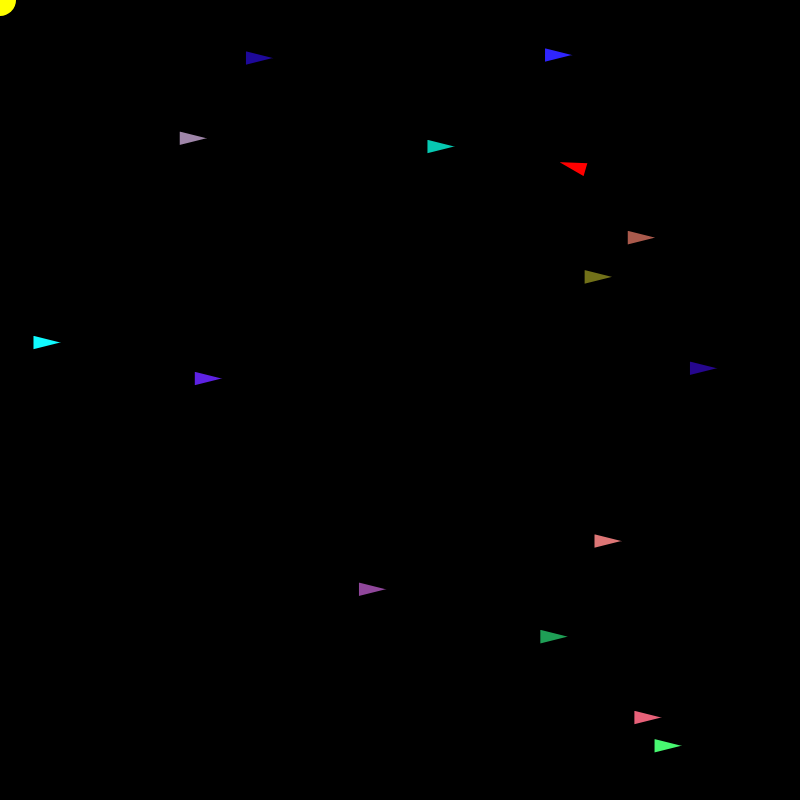
Frame 1 (no input)
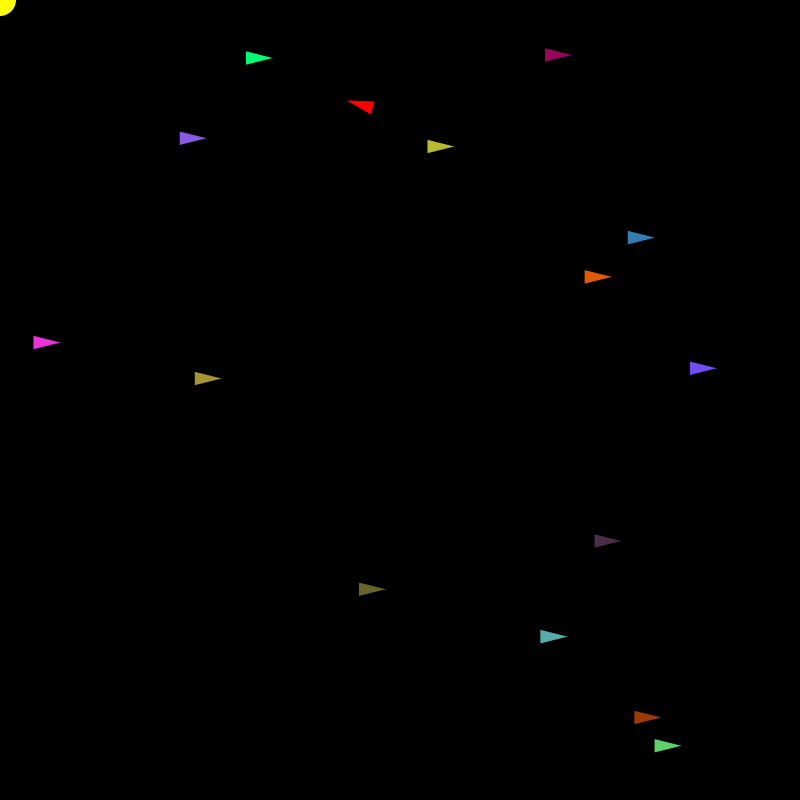
Frame 60 (no input)
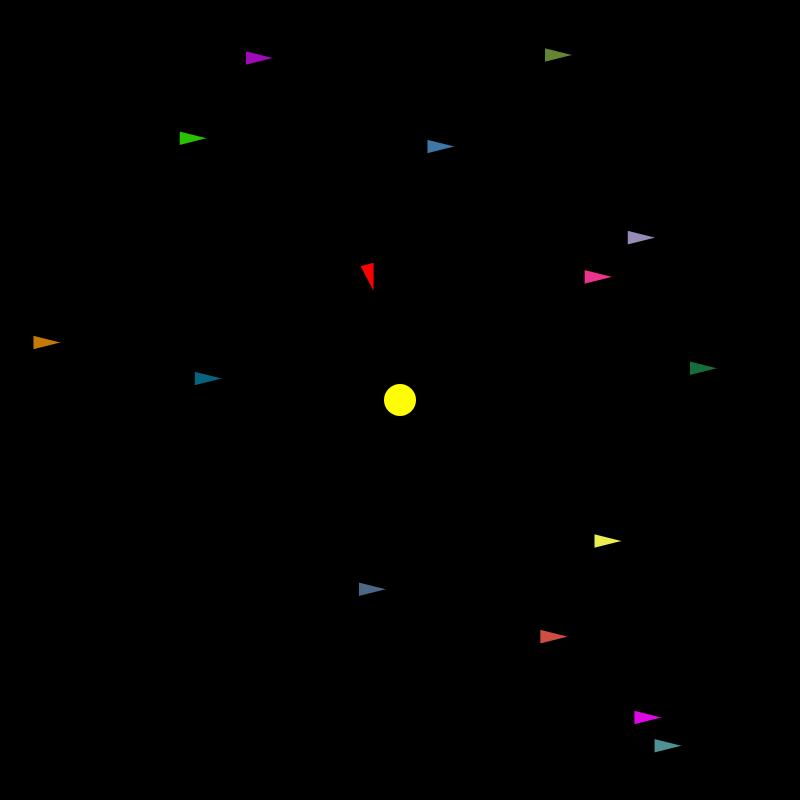
Frame 120 (the mouse pressed at the canvas centre since frame 60)

The p5.js sketch that drew these frames (run headless with seeded random() and noise() and a simulated clock; from frame 60 on, the mouse is pressed at the canvas centre):

// p5.js sketch
// ── sketch.js
let vehicle;
let vehicles=[];
let follow;
let value;
function setup() {
  createCanvas(800, 800);
  
  
 // Create multiple vehicles and add them to the array
 for (let i = 0; i <15; i++) {
  if(i==0){
    let v=new Vehicle(random(width), random(height),true);
    vehicles.push(v);
  }else{
    let v=new Vehicle(random(width), random(height),false);
    v.maxForce=3;
    vehicles.push(v);
  }
  
}
}

function draw() {
  // couleur pour effacer l'écran
  background(0);

  
  let target = createVector(mouseX, mouseY);

  fill(255, 255, 0);
  noStroke();
  ellipse(target.x, target.y, 32);
  
  for (let i = 0; i < vehicles.length; i++) {
    if(i==0){
  
    let steering = vehicles[i].arrive(target);
    vehicles[i].applyForce(steering);
    
    }else{
      if(value==1){
        let steering = vehicles[i].arrive(vehicles[i-1].pos);
        let separation=vehicles[i].separation(vehicles);
        separation.mult(0.2);
        
         vehicles[i].applyForce(separation);
        
         let v= vehicles[0].vel.copy();
           v.normalize();
           v.mult(-40);
           v.add(vehicles[0].pos);
           fill(255,255,0);
           circle(v.x,v.y,15);
           let s=vehicles[i].arrive(v);
           s.mult(0.6);
           vehicles[i].applyForce(s);
       }else if(value==2){
        let t=createVector(vehicles[i-1].pos.x, vehicles[i-1].pos.y);
       let v= vehicles[i-1].pos.copy();
        v.normalize();
        v.mult(-50);
        v.add(vehicles[i-1].pos);
        
        let s=vehicles[i].arrive(v);
        vehicles[i].applyForce(s);
       }else if(value==3){
        let alignment=vehicles[i].align(vehicles);
        alignment.mult(0.2);

         vehicles[i].applyForce(alignment);
        
         let v= vehicles[0].vel.copy();
           v.normalize();
           v.mult(-40);
           v.add(vehicles[0].pos);
           fill(255,255,0);
           circle(v.x,v.y,15);
           let s=vehicles[i].arrive(v);
           s.mult(0.6);
           vehicles[i].applyForce(s)
       }
      }
     
    vehicles[i].update();
    vehicles[i].show();
  }

 
}

function keyPressed() {
  if (keyCode === LEFT_ARROW) {
    value = 1;
  } else if (keyCode === RIGHT_ARROW) {
    value = 2;
  }else if (keyCode === UP_ARROW) {
    value = 3;
  }
}





// ── vehicle.js
class Vehicle {
  
  constructor(x, y,leader) {
    this.pos = createVector(x, y);
    this.vel = createVector(0, 0);
    this.acc = createVector(0, 0);
    this.maxSpeed = 4;
    this.maxForce = 0.4;
    this.r = 16;
    this.rayonZoneDeFreinage = 200;
    this.perceptionRadius=24;
    this.leader=leader;
    if (this.leader) {
      this.color = color("#FF0000"); // Set leader color
    } else {
      this.color = color(0,0,255);
    }
    
  }

  align(boids) {
    let perceptionRadius = 25;
    let steering = createVector();
    let total = 0;
    for (let other of boids) {
      let d = dist(this.pos.x, this.pos.y, other.pos.x, other.pos.y);
      if (other != this && d < perceptionRadius) {
        steering.add(other.vel);
        total++;
      }
    }
    if (total > 0) {
      steering.div(total);
      steering.setMag(this.maxSpeed);
      steering.sub(this.vel);
      steering.limit(this.maxForce);
    }
    return steering;
  }

  /*getBehindPosition() {
    // Calculate a vector in the opposite direction of the vehicle's heading
    let behindVector = p5.Vector.sub(this.pos, this.vel.copy().setMag(2));
    
    return createVector(behindVector.x, behindVector.y);
  }*/

  evade(vehicle) {
    let pursuit = this.pursue(vehicle);
    pursuit.mult(-1);
    return pursuit;
  }

  pursue(vehicle) {
    let target = vehicle.pos.copy();
    let prediction = vehicle.vel.copy();
    prediction.mult(10);
    target.add(prediction);
    fill(0, 255, 0);
    circle(target.x, target.y, 16);
    return this.seek(target);
  }

  arrive(target) {
    // 2nd argument true enables the arrival behavior
    return this.seek(target, true);

  }

  flee(target) {
    return this.seek(target).mult(-1);
  }

  seek(target, arrival = false) {
    let force = p5.Vector.sub(target, this.pos);
    let desiredSpeed = this.maxSpeed;
    
    if (arrival) {
      // On définit un rayon de 100 pixels autour de la cible
      // si la distance entre le véhicule courant et la cible
      // est inférieure à ce rayon, on ralentit le véhicule
      // desiredSpeed devient inversement proportionnelle à la distance
      // si la distance est petite, force = grande
      // Vous pourrez utiliser la fonction P5 
      // distance = map(valeur, valeurMin, valeurMax, nouvelleValeurMin, nouvelleValeurMax)
      // qui prend une valeur entre valeurMin et valeurMax et la transforme en une valeur
      // entre nouvelleValeurMin et nouvelleValeurMax

      // TODO !
      
      let rayon = this.rayonZoneDeFreinage;
      // 0 - ceci est un test, on essaye de faire varier la taille
      // de la zone de freinage en fonction de la vitesse
      //rayon = rayon * this.vel.mag() * 0.25;
      //rayon = max(50, rayon);

      // 1 - dessiner le cercle de rayon 100 autour du véhicule
      noFill();

      // pour effet psychedelique, décommenter la ligne suivante, 
      // commenter celle d'après
      //stroke(random(255), random(255), random(255));
      stroke(255);
      
      //strokeWeight(10);
      /*circle(this.pos.x, this.pos.y, rayon);*/
      
      // 2 - calcul de la distance entre la cible et le véhicule
      let distance = p5.Vector.dist(this.pos, target);

      // 3 - si distance < rayon du cercle, alors on modifie desiredSPeed
      // qui devient inversement proportionnelle à la distance.
      // si d = rayon alors desiredSpeed = maxSpeed
      // si d = 0 alors desiredSpeed = 0

      if(distance < rayon) {
        desiredSpeed = map(distance, 0, rayon, 0, this.maxSpeed);
      }
    }

    force.setMag(desiredSpeed);
    force.sub(this.vel);
    force.limit(this.maxForce);
    return force;
  }

  applyForce(force) {
    this.acc.add(force);
  }

  update() {
    this.vel.add(this.acc);
    this.vel.limit(this.maxSpeed);
    this.pos.add(this.vel);
    this.acc.set(0, 0);
    
    
  }

  show() {
    stroke(255);
    strokeWeight(2);
  
    if (this.leader) {
      fill(this.color); // Use the leader color
    } else {
      fill(random(256), random(256), random(256));
    }
    stroke(0);
    strokeWeight(2);
    push();
    translate(this.pos.x, this.pos.y);
    rotate(this.vel.heading());
    triangle(-this.r, -this.r / 2, -this.r, this.r / 2, this.r, 0);
    
    
    pop();
  }

  edges() {
    if (this.pos.x > width + this.r) {
      this.pos.x = -this.r;
    } else if (this.pos.x < -this.r) {
      this.pos.x = width + this.r;
    }
    if (this.pos.y > height + this.r) {
      this.pos.y = -this.r;
    } else if (this.pos.y < -this.r) {
      this.pos.y = height + this.r;
    }
  }
  separation(boids) {
    
    let steering = createVector();
    let total = 0;
    for (let other of boids) {
      let d = dist(this.pos.x, this.pos.y, other.pos.x, other.pos.y);
      if (other != this && d < this.perceptionRadius) {
        let diff = p5.Vector.sub(this.pos, other.pos);
        diff.div(d * d);
        steering.add(diff);
        total++;
      }
    }
    if (total > 0) {
      steering.div(total);
      steering.setMag(this.maxSpeed);
      steering.sub(this.velocity);
      steering.limit(this.maxForce);
    }
    return steering;
  }

 
}

class Target extends Vehicle {
  constructor(x, y) {
    super(x, y);
    this.vel = p5.Vector.random2D();
    this.vel.mult(5);
  }

  show() {
    stroke(255);
    strokeWeight(2);
    fill("#F063A4");
    
    push();
    
    translate(this.pos.x, this.pos.y);
    
    circle(0, 0, this.r * 2);

    pop();
  }
}
